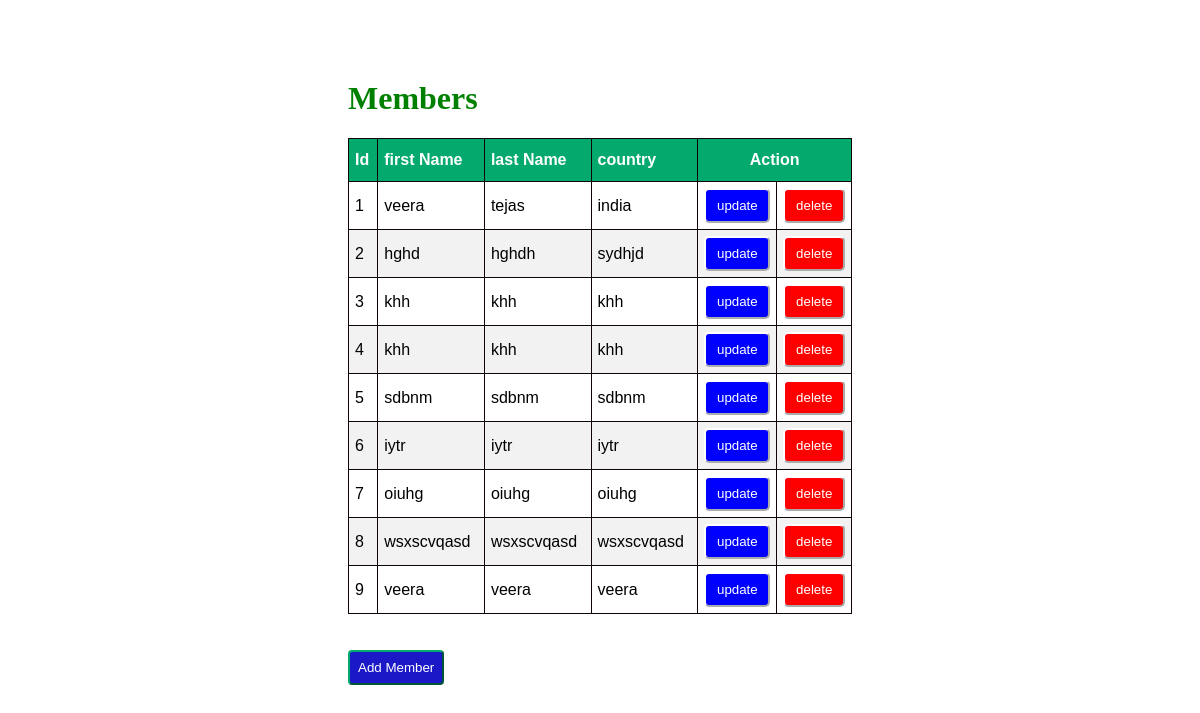
Screenshot of /devil/ with the database file from the repository.
### demo/models.py (models this page shows)
class Member(models.Model):
    firstname=models.CharField(max_length=100)
    lastname=models.CharField(max_length=100)
    country=models.CharField(max_length=100)

### demo/views.py (the view)
# urls.py: path('devil/',views.com,name="com"),
def com(request):
    mem=Member.objects.all()
    return render(request,"com.html",{'mem':mem})

### demo/templates/com.html (shortened to what this page needs)
{% load static %}
<!DOCTYPE html>
<html lang="en">
<head>
    <link rel="stylesheet" href="{% static 'css/style.css'%}">
</head>
<body>
    <div class="container">
        <h1>Members</h1>
        <table id="customers" border="1">
            <thead>
                <th>Id</th>
                <th>first Name</th>
                <th>last Name</th>
                <th>country</th>
                <th colspan="2" id="mid">Action</th>
            </thead>
            {% for x in mem %}
           <tr>
            <td>{{x.id}}</td>
            <td>{{x.firstname}}</td>
            <td>{{x.lastname}}</td>
            <td>{{x.country}}</td>
            <td>
                <a href=""><button id="up">update</button></a>
            </td>
            <td>
                <a href=""><button id="del">delete</button></a>
            </td>
           </tr>
           {% endfor %}
        </table>
        <br><br>
        <a href="{% url 'add' %}"><button id="new3">Add Member</button></a>
    </div>
</body>
</html>

### static/css/style.css (style rules this page uses)
.container { margin: 80px 240px 60px 240px; padding: 0px 100px 100px 100px; }
#customers { font-family: Arial, Helvetica, sans-serif; border-collapse: collapse; width: 100%; }
#customers td, #customers th { border: 1px solid rgb(17, 4, 4); padding: 6px; }
#customers tr:nth-child(even) { background-color: #f2f2f2; }
#customers th { padding-top: 12px; padding-bottom: 12px; text-align: left; background-color: #04AA6D; color: white; }
#customers #mid { text-align: center; }
#customers #up { background-color: blue; border-color: white; border-radius: 5px; padding: 8px; color: white; }
#customers #del { background-color: red; border-color: white; border-radius: 5px; padding: 8px; color: white; }
#customers button { width: 100%; }
h1 { color: green; }
.container #new3 { padding: 8px; background-color: rgb(27, 24, 199); color: white; border-radius: 4px; border-color: #04AA6D; }

### rows the page displays
Member: id "1", firstname "veera", lastname "tejas", country "india"
Member: id "2", firstname "hghd", lastname "hghdh", country "sydhjd"
Member: id "3", firstname "khh", lastname "khh", country "khh"
Member: id "4", firstname "khh", lastname "khh", country "khh"
Member: id "5", firstname "sdbnm", lastname "sdbnm", country "sdbnm"
Member: id "6", firstname "iytr", lastname "iytr", country "iytr"
Member: id "7", firstname "oiuhg", lastname "oiuhg", country "oiuhg"
Member: id "8", firstname "wsxscvqasd", lastname "wsxscvqasd", country "wsxscvqasd"
Member: id "9", firstname "veera", lastname "veera", country "veera"
